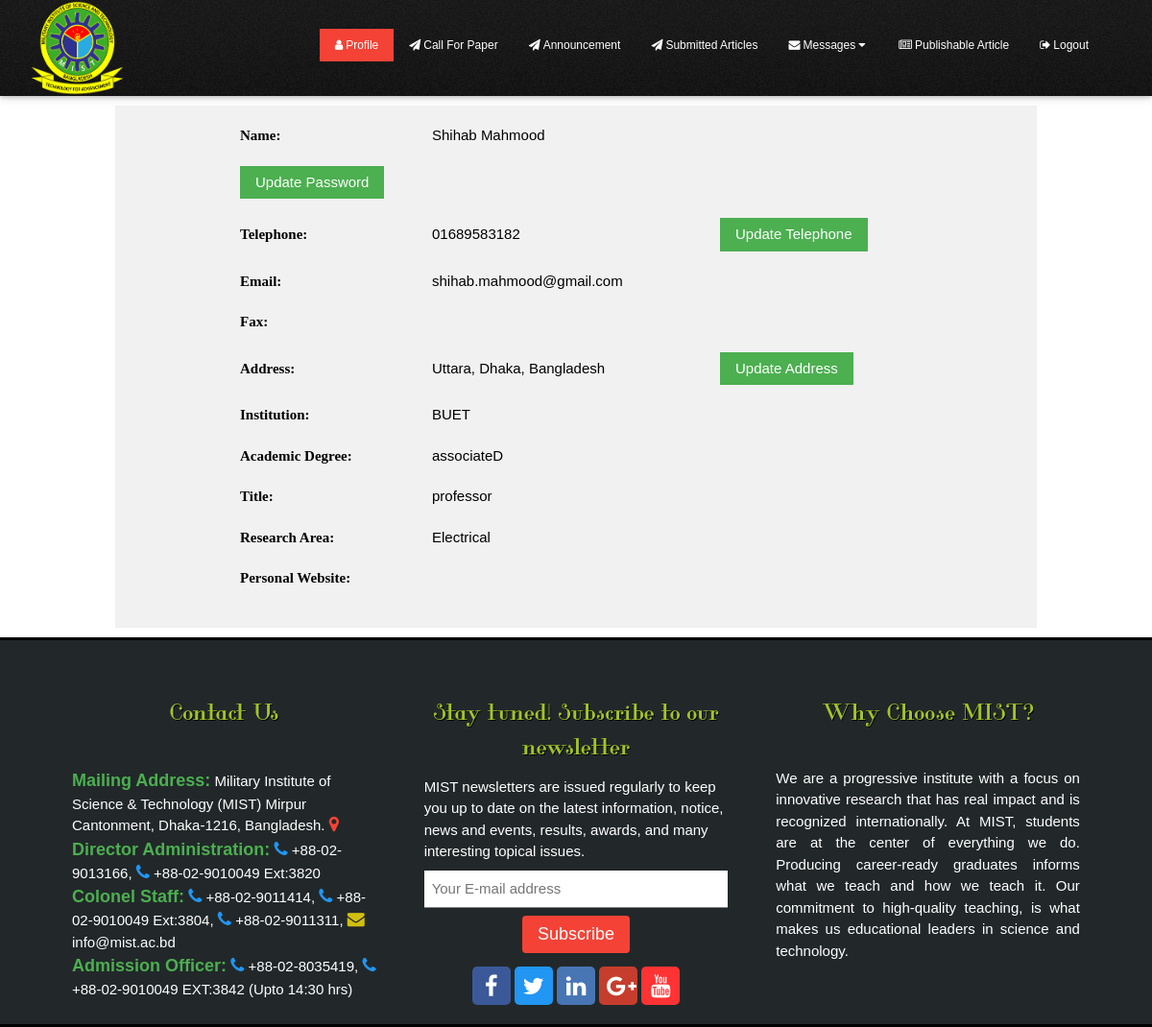
Screenshot of /editorLoggedin.php (signed in) with the database file from the repository.
### tables this page shows
CREATE TABLE `editor` (
  `fn` varchar(250) DEFAULT NULL,
  `ln` varchar(250) DEFAULT NULL,
  `password` varchar(250) DEFAULT NULL,
  `city` varchar(250) DEFAULT NULL,
  `state` varchar(250) DEFAULT NULL,
  `country` varchar(250) DEFAULT NULL,
  `institute` varchar(250) DEFAULT NULL,
  `ad` varchar(250) DEFAULT NULL,
  `title` varchar(250) DEFAULT NULL,
  `email` varchar(250) DEFAULT NULL,
  `tel` varchar(250) DEFAULT NULL,
  `fax` varchar(250) DEFAULT NULL,
  `research` text,
  `website` text,
  `id` int(11) NOT NULL
);

### editorLoggedin.php (the view, shortened to what this page needs)
<?php include_once("dbConnector.php"); ?>
<?php
	$editorLoginId = $_SESSION["editorLoginId"];
?>
<!doctype html>
<html>
<head>
<link rel="stylesheet" href="css/w3.css">
<link rel="stylesheet" href="http://cdnjs.cloudflare.com/ajax/libs/font-awesome/4.6.3/css/font-awesome.min.css">
<link rel="stylesheet" type="text/css" href="css/home.css">
</head>
<body>
	<?php include_once("editorNavigationBar.php"); ?>
    <?php
		$editorSelectProfile = "SELECT * FROM editor WHERE id=$editorLoginId";
		$editorResultProfile = mysqli_query($connection,$editorSelectProfile);
		$editorRowProfile = mysqli_fetch_assoc($editorResultProfile);
	?>
    <div class="editor-prfile-container">
    	<table>
        	<tr>
            	<td class="col1"><strong>Name:</strong> </td>
                <td class="col2"><?php echo $editorRowProfile["fn"]. " " .$editorRowProfile["ln"]; ?></td>
                <td class="col3"></td>
            </tr>
            <tr>
                <td><button class="w3-btn w3-green"
                onClick="document.getElementById('editorChangePassword').style.display='block';">Update Password</button></td>
            </tr>
            <tr>
            	<td class="col1"><strong>Telephone:</strong> </td>
                <td class="col2"><?php echo $editorRowProfile["tel"]; ?></td>
                <td class="col3"><button class="w3-btn w3-green">Update Telephone</button></td>
            </tr>
            <tr>
            	<td class="col1"><strong>Email:</strong> </td>
                <td class="col2"><?php echo $editorRowProfile["email"]; ?></td>
                <td class="col3"></td>
            </tr>
            <tr>
            	<td class="col1"><strong>Fax:</strong> </td>
                <td class="col2"><?php echo $editorRowProfile["fax"]; ?></td>
                <td class="col3"></td>
            </tr>
            <tr>
            	<td class="col1"><strong>Address:</strong> </td>
                <td class="col2"><?php echo $editorRowProfile["city"]. ", " .$editorRowProfile["state"]. ", " .$editorRowProfile["country"]; ?></td>
                <td class="col3"><button class="w3-btn w3-green">Update Address</button></td>
            </tr>
            <tr>
            	<td class="col1"><strong>Institution:</strong> </td>
                <td class="col2"><?php echo $editorRowProfile["institute"]; ?></td>
                <td class="col3"></td>
            </tr>
            <tr>
            	<td class="col1"><strong>Academic Degree: </strong></td>
                <td class="col2"><?php echo $editorRowProfile["ad"]; ?></td>
                <td class="col3"></td>
            </tr>
            <tr>
            	<td class="col1"><strong>Title:</strong> </td>
                <td class="col2"><?php echo $editorRowProfile["title"]; ?></td>
                <td class="col3"></td>
            </tr>
            <tr>
            	<td class="col1"><strong>Research Area:</strong> </td>
                <td class="col2"><?php echo $editorRowProfile["research"]; ?></td>
                <td class="col3"></td>
            </tr>
            <tr>
            	<td class="col1"><strong>Personal Website:</strong> </td>
                <td class="col2"><?php echo $editorRowProfile["website"]; ?></td>
                <td class="col3"></td>
            </tr>
        </table>
    </div>
    <?php include_once("footer.php"); ?>
</body>
</html>

### css/w3.css (style rules this page uses)
html { -ms-text-size-adjust:100%;-webkit-text-size-adjust:100% }
body { margin:0 }
button,input,select,textarea { font:inherit;margin:0 }
button { overflow:visible }
button,select { text-transform:none }
button,html input[type=button],input[type=reset],input[type=submit] { -webkit-appearance:button;cursor:pointer }
html,body { font-family:Verdana,sans-serif;font-size:15px;line-height:1.5 }
html { overflow-x:hidden }
table { border-collapse:collapse;border-spacing:0;width:100%;display:table }
table,th,td { border:none }
.w3-btn,.w3-btn-block { border:none;display:inline-block;outline:0;padding:6px 16px;vertical-align:middle;overflow:hidden;text-decoration:none!important;color:#fff;background-color:#000;text-align:center;cursor:pointer;white-space:nowrap }
.w3-btn,.w3-btn-floating,.w3-btn-floating-large,.w3-closenav,.w3-opennav { -webkit-touch-callout:none;-webkit-user-select:none;-khtml-user-select:none;-moz-user-select:none;-ms-user-select:none;user-select:none }
.w3-btn,.w3-btn-floating,.w3-dropnav a,.w3-btn-floating-large,.w3-btn-block,.w3-hover-shadow,.w3-hover-opacity, .w3-navbar a,.w3-sidenav a,.w3-pagination li a,.w3-hoverable tbody tr,.w3-hoverable li,.w3-accordion-content a,.w3-dropdown-content a,.w3-dropdown-click:hover,.w3-dropdown-hover:hover,.w3-opennav,.w3-closenav,.w3-closebtn, .w3-hover-amber,.w3-hover-aqua,.w3-hover-blue,.w3-hover-light-blue,.w3-hover-brown,.w3-hover-cyan,.w3-hover-blue-grey,.w3-hover-green,.w3-hover-light-green,.w3-hover-indigo,.w3-hover-khaki,.w3-hover-lime,.w3-hover-orange,.w3-hover-deep-orange,.w3-hover-pink, .w3-hover-purple,.w3-hover-deep-purple,.w3-hover-red,.w3-hover-sand,.w3-hover-teal,.w3-hover-yellow,.w3-hover-white,.w3-hover-black,.w3-hover-grey,.w3-hover-light-grey,.w3-hover-dark-grey,.w3-hover-text-amber,.w3-hover-text-aqua,.w3-hover-text-blue,.w3-hover-text-light-blue, .w3-hover-text-brown,.w3-hover-text-cyan,.w3-hover-text-blue-grey,.w3-hover-text-green,.w3-hover-text-light-green,.w3-hover-text-indigo,.w3-hover-text-khaki,.w3-hover-text-lime,.w3-hover-text-orange,.w3-hover-text-deep-orange,.w3-hover-text-pink,.w3-hover-text-purple, .w3-hover-text-deep-purple,.w3-hover-text-red,.w3-hover-text-sand,.w3-hover-text-teal,.w3-hover-text-yellow,.w3-hover-text-white,.w3-hover-text-black,.w3-hover-text-grey,.w3-hover-text-light-grey,.w3-hover-text-dark-grey { -webkit-transition:background-color .3s,color .15s,box-shadow .3s,opacity 0.3s;transition:background-color .3s,color .15s,box-shadow .3s,opacity 0.3s }
.w3-green,.w3-hover-green:hover { color:#fff!important;background-color:#4CAF50!important }

### editorLoggedin.php (style rules this page uses)
* { margin:0px; padding:0px; box-sizing:border-box; }
.editor-prfile-container { width:80%; margin:0px auto 10px auto; background-color:#f1f1f1; min-height:400px; position:relative; top:110px; padding:20px; }
.editor-prfile-container strong { font-family:sign-paint; }
.editor-prfile-container table { width:700px; margin:auto; }
.editor-prfile-container table td { padding-bottom:20px; }
.col1 { width:200px; }
.col2 { width:300px; }
.col3 { width:200px; }

### rows the page displays
editor: fn "Shihab", ln "Mahmood", tel "01689583182", email "shihab.mahmood@gmail.com", city "Uttara", state "Dhaka", country "Bangladesh", institute "BUET", ad "associateD", title "professor", research "Electrical"
